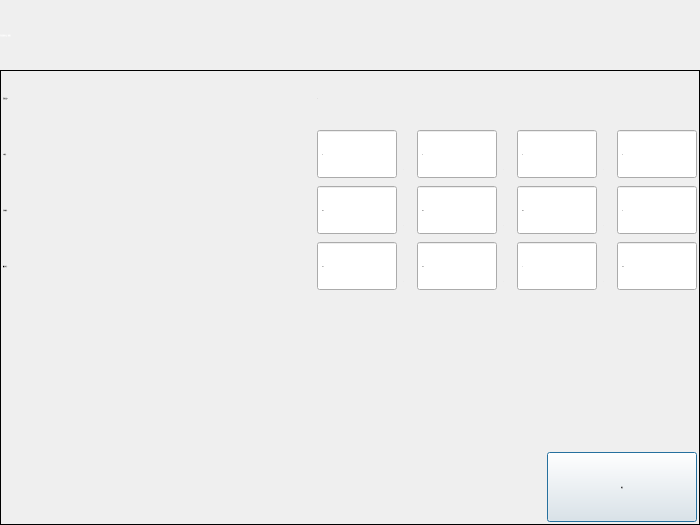
<?xml version="1.0" encoding="UTF-8"?>
<ui version="4.0">
 <class>xMessageBoxIP</class>
 <widget class="QDialog" name="xMessageBoxIP">
  <property name="geometry">
   <rect>
    <x>0</x>
    <y>0</y>
    <width>700</width>
    <height>525</height>
   </rect>
  </property>
  <property name="sizePolicy">
   <sizepolicy hsizetype="Expanding" vsizetype="Minimum">
    <horstretch>0</horstretch>
    <verstretch>0</verstretch>
   </sizepolicy>
  </property>
  <property name="minimumSize">
   <size>
    <width>700</width>
    <height>525</height>
   </size>
  </property>
  <property name="maximumSize">
   <size>
    <width>700</width>
    <height>525</height>
   </size>
  </property>
  <property name="font">
   <font>
    <family>微软雅黑</family>
    <pointsize>-1</pointsize>
    <weight>50</weight>
    <italic>false</italic>
    <bold>false</bold>
   </font>
  </property>
  <property name="windowTitle">
   <string notr="true">模态消息框</string>
  </property>
  <property name="windowOpacity">
   <double>1.000000000000000</double>
  </property>
  <property name="styleSheet">
   <string notr="true">font: 28px &quot;微软雅黑&quot;;</string>
  </property>
  <property name="modal">
   <bool>false</bool>
  </property>
  <layout class="QVBoxLayout" name="verticalLayoutDialog">
   <property name="spacing">
    <number>0</number>
   </property>
   <property name="sizeConstraint">
    <enum>QLayout::SetMinAndMaxSize</enum>
   </property>
   <property name="margin">
    <number>0</number>
   </property>
   <item>
    <widget class="QFrame" name="frameTitle">
     <property name="sizePolicy">
      <sizepolicy hsizetype="Preferred" vsizetype="Fixed">
       <horstretch>0</horstretch>
       <verstretch>0</verstretch>
      </sizepolicy>
     </property>
     <property name="minimumSize">
      <size>
       <width>0</width>
       <height>70</height>
      </size>
     </property>
     <property name="maximumSize">
      <size>
       <width>16777215</width>
       <height>70</height>
      </size>
     </property>
     <property name="font">
      <font>
       <family>微软雅黑</family>
       <pointsize>-1</pointsize>
       <weight>50</weight>
       <italic>false</italic>
       <bold>false</bold>
      </font>
     </property>
     <property name="styleSheet">
      <string notr="true">QFrame#frameTitle
{
	background-color: transparent;
	border-image: url(:/img/widget/DialogTitle.png) 0 12 0 12;
	border-left: 12px transparent;
	border-right: 12px transparent;
}
</string>
     </property>
     <property name="frameShape">
      <enum>QFrame::NoFrame</enum>
     </property>
     <property name="frameShadow">
      <enum>QFrame::Raised</enum>
     </property>
     <layout class="QHBoxLayout" name="horizontalLayoutTitle">
      <property name="spacing">
       <number>4</number>
      </property>
      <property name="sizeConstraint">
       <enum>QLayout::SetDefaultConstraint</enum>
      </property>
      <property name="margin">
       <number>0</number>
      </property>
      <item>
       <widget class="QLabel" name="labelTitle">
        <property name="sizePolicy">
         <sizepolicy hsizetype="Preferred" vsizetype="Fixed">
          <horstretch>0</horstretch>
          <verstretch>0</verstretch>
         </sizepolicy>
        </property>
        <property name="minimumSize">
         <size>
          <width>0</width>
          <height>70</height>
         </size>
        </property>
        <property name="maximumSize">
         <size>
          <width>16777215</width>
          <height>70</height>
         </size>
        </property>
        <property name="font">
         <font>
          <family>微软雅黑</family>
          <pointsize>-1</pointsize>
          <weight>50</weight>
          <italic>false</italic>
          <bold>false</bold>
         </font>
        </property>
        <property name="styleSheet">
         <string notr="true">QLabel#labelTitle
{
	color: white;
}</string>
        </property>
        <property name="frameShape">
         <enum>QFrame::NoFrame</enum>
        </property>
        <property name="text">
         <string notr="true">无法连接到主板，请重试</string>
        </property>
       </widget>
      </item>
     </layout>
    </widget>
   </item>
   <item>
    <widget class="QFrame" name="frameMainArea">
     <property name="sizePolicy">
      <sizepolicy hsizetype="Expanding" vsizetype="MinimumExpanding">
       <horstretch>0</horstretch>
       <verstretch>0</verstretch>
      </sizepolicy>
     </property>
     <property name="font">
      <font>
       <family>微软雅黑</family>
       <pointsize>-1</pointsize>
       <weight>50</weight>
       <italic>false</italic>
       <bold>false</bold>
      </font>
     </property>
     <property name="styleSheet">
      <string notr="true"/>
     </property>
     <property name="frameShape">
      <enum>QFrame::Panel</enum>
     </property>
     <property name="frameShadow">
      <enum>QFrame::Plain</enum>
     </property>
     <property name="IsMainArea" stdset="0">
      <bool>true</bool>
     </property>
     <layout class="QGridLayout" name="gridLayout">
      <property name="margin">
       <number>2</number>
      </property>
      <item row="0" column="0" colspan="2">
       <widget class="QLabel" name="labelCurIP">
        <property name="minimumSize">
         <size>
          <width>0</width>
          <height>50</height>
         </size>
        </property>
        <property name="maximumSize">
         <size>
          <width>16777215</width>
          <height>50</height>
         </size>
        </property>
        <property name="font">
         <font>
          <family>微软雅黑</family>
          <pointsize>-1</pointsize>
          <weight>50</weight>
          <italic>false</italic>
          <bold>false</bold>
         </font>
        </property>
        <property name="styleSheet">
         <string notr="true"/>
        </property>
        <property name="text">
         <string>当前主板IP:</string>
        </property>
       </widget>
      </item>
      <item row="0" column="2" colspan="2">
       <widget class="QLabel" name="labelCurrentIP">
        <property name="minimumSize">
         <size>
          <width>0</width>
          <height>50</height>
         </size>
        </property>
        <property name="maximumSize">
         <size>
          <width>16777215</width>
          <height>50</height>
         </size>
        </property>
        <property name="font">
         <font>
          <family>微软雅黑</family>
          <pointsize>-1</pointsize>
          <weight>50</weight>
          <italic>false</italic>
          <bold>false</bold>
         </font>
        </property>
        <property name="styleSheet">
         <string notr="true"/>
        </property>
        <property name="text">
         <string>...</string>
        </property>
       </widget>
      </item>
      <item row="1" column="0" colspan="2">
       <widget class="QLabel" name="labelIP">
        <property name="minimumSize">
         <size>
          <width>0</width>
          <height>50</height>
         </size>
        </property>
        <property name="maximumSize">
         <size>
          <width>16777215</width>
          <height>50</height>
         </size>
        </property>
        <property name="font">
         <font>
          <family>微软雅黑</family>
          <pointsize>-1</pointsize>
          <weight>50</weight>
          <italic>false</italic>
          <bold>false</bold>
         </font>
        </property>
        <property name="styleSheet">
         <string notr="true"/>
        </property>
        <property name="text">
         <string>IP地址：</string>
        </property>
       </widget>
      </item>
      <item row="3" column="2" rowspan="2" colspan="2">
       <layout class="QHBoxLayout" name="horizontalLayout_4">
        <item>
         <widget class="xSpinBox" name="BoxGateWay1">
          <property name="minimumSize">
           <size>
            <width>80</width>
            <height>50</height>
           </size>
          </property>
          <property name="maximumSize">
           <size>
            <width>80</width>
            <height>50</height>
           </size>
          </property>
          <property name="font">
           <font>
            <family>微软雅黑</family>
            <pointsize>-1</pointsize>
            <weight>50</weight>
            <italic>false</italic>
            <bold>false</bold>
           </font>
          </property>
          <property name="styleSheet">
           <string notr="true"/>
          </property>
          <property name="alignment">
           <set>Qt::AlignLeading|Qt::AlignLeft|Qt::AlignVCenter</set>
          </property>
          <property name="buttonSymbols">
           <enum>QAbstractSpinBox::NoButtons</enum>
          </property>
          <property name="maximum">
           <number>255</number>
          </property>
          <property name="value">
           <number>192</number>
          </property>
         </widget>
        </item>
        <item>
         <widget class="QLabel" name="label_10">
          <property name="minimumSize">
           <size>
            <width>8</width>
            <height>35</height>
           </size>
          </property>
          <property name="maximumSize">
           <size>
            <width>8</width>
            <height>35</height>
           </size>
          </property>
          <property name="font">
           <font>
            <family>微软雅黑</family>
            <pointsize>-1</pointsize>
            <weight>50</weight>
            <italic>false</italic>
            <bold>false</bold>
           </font>
          </property>
          <property name="text">
           <string>.</string>
          </property>
          <property name="alignment">
           <set>Qt::AlignBottom|Qt::AlignLeading|Qt::AlignLeft</set>
          </property>
         </widget>
        </item>
        <item>
         <widget class="xSpinBox" name="BoxGateWay2">
          <property name="minimumSize">
           <size>
            <width>80</width>
            <height>50</height>
           </size>
          </property>
          <property name="maximumSize">
           <size>
            <width>80</width>
            <height>50</height>
           </size>
          </property>
          <property name="font">
           <font>
            <family>微软雅黑</family>
            <pointsize>-1</pointsize>
            <weight>50</weight>
            <italic>false</italic>
            <bold>false</bold>
           </font>
          </property>
          <property name="styleSheet">
           <string notr="true"/>
          </property>
          <property name="alignment">
           <set>Qt::AlignLeading|Qt::AlignLeft|Qt::AlignVCenter</set>
          </property>
          <property name="buttonSymbols">
           <enum>QAbstractSpinBox::NoButtons</enum>
          </property>
          <property name="maximum">
           <number>255</number>
          </property>
          <property name="value">
           <number>168</number>
          </property>
         </widget>
        </item>
        <item>
         <widget class="QLabel" name="label_11">
          <property name="minimumSize">
           <size>
            <width>8</width>
            <height>35</height>
           </size>
          </property>
          <property name="maximumSize">
           <size>
            <width>8</width>
            <height>35</height>
           </size>
          </property>
          <property name="font">
           <font>
            <family>微软雅黑</family>
            <pointsize>-1</pointsize>
            <weight>50</weight>
            <italic>false</italic>
            <bold>false</bold>
           </font>
          </property>
          <property name="text">
           <string>.</string>
          </property>
          <property name="alignment">
           <set>Qt::AlignBottom|Qt::AlignLeading|Qt::AlignLeft</set>
          </property>
         </widget>
        </item>
        <item>
         <widget class="xSpinBox" name="BoxGateWay3">
          <property name="minimumSize">
           <size>
            <width>80</width>
            <height>50</height>
           </size>
          </property>
          <property name="maximumSize">
           <size>
            <width>80</width>
            <height>50</height>
           </size>
          </property>
          <property name="font">
           <font>
            <family>微软雅黑</family>
            <pointsize>-1</pointsize>
            <weight>50</weight>
            <italic>false</italic>
            <bold>false</bold>
           </font>
          </property>
          <property name="styleSheet">
           <string notr="true"/>
          </property>
          <property name="alignment">
           <set>Qt::AlignLeading|Qt::AlignLeft|Qt::AlignVCenter</set>
          </property>
          <property name="buttonSymbols">
           <enum>QAbstractSpinBox::NoButtons</enum>
          </property>
          <property name="maximum">
           <number>255</number>
          </property>
          <property name="value">
           <number>1</number>
          </property>
         </widget>
        </item>
        <item>
         <widget class="QLabel" name="label_12">
          <property name="minimumSize">
           <size>
            <width>8</width>
            <height>35</height>
           </size>
          </property>
          <property name="maximumSize">
           <size>
            <width>8</width>
            <height>35</height>
           </size>
          </property>
          <property name="font">
           <font>
            <family>微软雅黑</family>
            <pointsize>-1</pointsize>
            <weight>50</weight>
            <italic>false</italic>
            <bold>false</bold>
           </font>
          </property>
          <property name="text">
           <string>.</string>
          </property>
          <property name="alignment">
           <set>Qt::AlignBottom|Qt::AlignLeading|Qt::AlignLeft</set>
          </property>
         </widget>
        </item>
        <item>
         <widget class="xSpinBox" name="BoxGateWay4">
          <property name="minimumSize">
           <size>
            <width>80</width>
            <height>50</height>
           </size>
          </property>
          <property name="maximumSize">
           <size>
            <width>80</width>
            <height>50</height>
           </size>
          </property>
          <property name="font">
           <font>
            <family>微软雅黑</family>
            <pointsize>-1</pointsize>
            <weight>50</weight>
            <italic>false</italic>
            <bold>false</bold>
           </font>
          </property>
          <property name="styleSheet">
           <string notr="true"/>
          </property>
          <property name="alignment">
           <set>Qt::AlignLeading|Qt::AlignLeft|Qt::AlignVCenter</set>
          </property>
          <property name="buttonSymbols">
           <enum>QAbstractSpinBox::NoButtons</enum>
          </property>
          <property name="maximum">
           <number>255</number>
          </property>
          <property name="value">
           <number>148</number>
          </property>
         </widget>
        </item>
       </layout>
      </item>
      <item row="4" column="1">
       <widget class="QLabel" name="labelWarning">
        <property name="styleSheet">
         <string notr="true">color: rgb(255, 0, 0);</string>
        </property>
        <property name="text">
         <string/>
        </property>
       </widget>
      </item>
      <item row="6" column="3">
       <widget class="QPushButton" name="BtnRetry">
        <property name="minimumSize">
         <size>
          <width>150</width>
          <height>70</height>
         </size>
        </property>
        <property name="maximumSize">
         <size>
          <width>150</width>
          <height>70</height>
         </size>
        </property>
        <property name="font">
         <font>
          <family>微软雅黑</family>
          <pointsize>-1</pointsize>
          <weight>50</weight>
          <italic>false</italic>
          <bold>false</bold>
         </font>
        </property>
        <property name="styleSheet">
         <string notr="true"/>
        </property>
        <property name="text">
         <string>重试</string>
        </property>
       </widget>
      </item>
      <item row="6" column="0" colspan="3">
       <spacer name="horizontalSpacer">
        <property name="orientation">
         <enum>Qt::Horizontal</enum>
        </property>
        <property name="sizeHint" stdset="0">
         <size>
          <width>453</width>
          <height>57</height>
         </size>
        </property>
       </spacer>
      </item>
      <item row="1" column="2" colspan="2">
       <layout class="QHBoxLayout" name="horizontalLayout_2">
        <item>
         <widget class="xSpinBox" name="BoxIP1">
          <property name="minimumSize">
           <size>
            <width>80</width>
            <height>50</height>
           </size>
          </property>
          <property name="maximumSize">
           <size>
            <width>80</width>
            <height>50</height>
           </size>
          </property>
          <property name="font">
           <font>
            <family>微软雅黑</family>
            <pointsize>-1</pointsize>
            <weight>50</weight>
            <italic>false</italic>
            <bold>false</bold>
           </font>
          </property>
          <property name="styleSheet">
           <string notr="true"/>
          </property>
          <property name="alignment">
           <set>Qt::AlignLeading|Qt::AlignLeft|Qt::AlignVCenter</set>
          </property>
          <property name="buttonSymbols">
           <enum>QAbstractSpinBox::NoButtons</enum>
          </property>
          <property name="maximum">
           <number>255</number>
          </property>
          <property name="value">
           <number>0</number>
          </property>
         </widget>
        </item>
        <item>
         <widget class="QLabel" name="label_4">
          <property name="minimumSize">
           <size>
            <width>8</width>
            <height>35</height>
           </size>
          </property>
          <property name="maximumSize">
           <size>
            <width>8</width>
            <height>35</height>
           </size>
          </property>
          <property name="font">
           <font>
            <family>微软雅黑</family>
            <pointsize>-1</pointsize>
            <weight>50</weight>
            <italic>false</italic>
            <bold>false</bold>
           </font>
          </property>
          <property name="text">
           <string>.</string>
          </property>
          <property name="alignment">
           <set>Qt::AlignBottom|Qt::AlignLeading|Qt::AlignLeft</set>
          </property>
         </widget>
        </item>
        <item>
         <widget class="xSpinBox" name="BoxIP2">
          <property name="minimumSize">
           <size>
            <width>80</width>
            <height>50</height>
           </size>
          </property>
          <property name="maximumSize">
           <size>
            <width>80</width>
            <height>50</height>
           </size>
          </property>
          <property name="font">
           <font>
            <family>微软雅黑</family>
            <pointsize>-1</pointsize>
            <weight>50</weight>
            <italic>false</italic>
            <bold>false</bold>
           </font>
          </property>
          <property name="styleSheet">
           <string notr="true"/>
          </property>
          <property name="alignment">
           <set>Qt::AlignLeading|Qt::AlignLeft|Qt::AlignVCenter</set>
          </property>
          <property name="buttonSymbols">
           <enum>QAbstractSpinBox::NoButtons</enum>
          </property>
          <property name="maximum">
           <number>255</number>
          </property>
          <property name="value">
           <number>0</number>
          </property>
         </widget>
        </item>
        <item>
         <widget class="QLabel" name="label_5">
          <property name="minimumSize">
           <size>
            <width>8</width>
            <height>35</height>
           </size>
          </property>
          <property name="maximumSize">
           <size>
            <width>8</width>
            <height>35</height>
           </size>
          </property>
          <property name="font">
           <font>
            <family>微软雅黑</family>
            <pointsize>-1</pointsize>
            <weight>50</weight>
            <italic>false</italic>
            <bold>false</bold>
           </font>
          </property>
          <property name="text">
           <string>.</string>
          </property>
          <property name="alignment">
           <set>Qt::AlignBottom|Qt::AlignLeading|Qt::AlignLeft</set>
          </property>
         </widget>
        </item>
        <item>
         <widget class="xSpinBox" name="BoxIP3">
          <property name="minimumSize">
           <size>
            <width>80</width>
            <height>50</height>
           </size>
          </property>
          <property name="maximumSize">
           <size>
            <width>80</width>
            <height>50</height>
           </size>
          </property>
          <property name="font">
           <font>
            <family>微软雅黑</family>
            <pointsize>-1</pointsize>
            <weight>50</weight>
            <italic>false</italic>
            <bold>false</bold>
           </font>
          </property>
          <property name="styleSheet">
           <string notr="true"/>
          </property>
          <property name="alignment">
           <set>Qt::AlignLeading|Qt::AlignLeft|Qt::AlignVCenter</set>
          </property>
          <property name="buttonSymbols">
           <enum>QAbstractSpinBox::NoButtons</enum>
          </property>
          <property name="maximum">
           <number>255</number>
          </property>
          <property name="value">
           <number>0</number>
          </property>
         </widget>
        </item>
        <item>
         <widget class="QLabel" name="label_6">
          <property name="minimumSize">
           <size>
            <width>8</width>
            <height>35</height>
           </size>
          </property>
          <property name="maximumSize">
           <size>
            <width>8</width>
            <height>35</height>
           </size>
          </property>
          <property name="font">
           <font>
            <family>微软雅黑</family>
            <pointsize>-1</pointsize>
            <weight>50</weight>
            <italic>false</italic>
            <bold>false</bold>
           </font>
          </property>
          <property name="text">
           <string>.</string>
          </property>
          <property name="alignment">
           <set>Qt::AlignBottom|Qt::AlignLeading|Qt::AlignLeft</set>
          </property>
         </widget>
        </item>
        <item>
         <widget class="xSpinBox" name="BoxIP4">
          <property name="minimumSize">
           <size>
            <width>80</width>
            <height>50</height>
           </size>
          </property>
          <property name="maximumSize">
           <size>
            <width>80</width>
            <height>50</height>
           </size>
          </property>
          <property name="font">
           <font>
            <family>微软雅黑</family>
            <pointsize>-1</pointsize>
            <weight>50</weight>
            <italic>false</italic>
            <bold>false</bold>
           </font>
          </property>
          <property name="styleSheet">
           <string notr="true"/>
          </property>
          <property name="alignment">
           <set>Qt::AlignLeading|Qt::AlignLeft|Qt::AlignVCenter</set>
          </property>
          <property name="buttonSymbols">
           <enum>QAbstractSpinBox::NoButtons</enum>
          </property>
          <property name="maximum">
           <number>255</number>
          </property>
          <property name="value">
           <number>0</number>
          </property>
         </widget>
        </item>
       </layout>
      </item>
      <item row="2" column="0" colspan="2">
       <widget class="QLabel" name="labelSubMask">
        <property name="minimumSize">
         <size>
          <width>0</width>
          <height>50</height>
         </size>
        </property>
        <property name="maximumSize">
         <size>
          <width>16777215</width>
          <height>50</height>
         </size>
        </property>
        <property name="font">
         <font>
          <family>微软雅黑</family>
          <pointsize>-1</pointsize>
          <weight>50</weight>
          <italic>false</italic>
          <bold>false</bold>
         </font>
        </property>
        <property name="styleSheet">
         <string notr="true"/>
        </property>
        <property name="text">
         <string>子网掩码：</string>
        </property>
       </widget>
      </item>
      <item row="2" column="2" colspan="2">
       <layout class="QHBoxLayout" name="horizontalLayout_3">
        <item>
         <widget class="xSpinBox" name="BoxSubMask1">
          <property name="minimumSize">
           <size>
            <width>80</width>
            <height>50</height>
           </size>
          </property>
          <property name="maximumSize">
           <size>
            <width>80</width>
            <height>50</height>
           </size>
          </property>
          <property name="font">
           <font>
            <family>微软雅黑</family>
            <pointsize>-1</pointsize>
            <weight>50</weight>
            <italic>false</italic>
            <bold>false</bold>
           </font>
          </property>
          <property name="styleSheet">
           <string notr="true"/>
          </property>
          <property name="alignment">
           <set>Qt::AlignLeading|Qt::AlignLeft|Qt::AlignVCenter</set>
          </property>
          <property name="buttonSymbols">
           <enum>QAbstractSpinBox::NoButtons</enum>
          </property>
          <property name="maximum">
           <number>255</number>
          </property>
          <property name="value">
           <number>255</number>
          </property>
         </widget>
        </item>
        <item>
         <widget class="QLabel" name="label_7">
          <property name="minimumSize">
           <size>
            <width>8</width>
            <height>35</height>
           </size>
          </property>
          <property name="maximumSize">
           <size>
            <width>8</width>
            <height>35</height>
           </size>
          </property>
          <property name="font">
           <font>
            <family>微软雅黑</family>
            <pointsize>-1</pointsize>
            <weight>50</weight>
            <italic>false</italic>
            <bold>false</bold>
           </font>
          </property>
          <property name="text">
           <string>.</string>
          </property>
          <property name="alignment">
           <set>Qt::AlignBottom|Qt::AlignLeading|Qt::AlignLeft</set>
          </property>
         </widget>
        </item>
        <item>
         <widget class="xSpinBox" name="BoxSubMask2">
          <property name="minimumSize">
           <size>
            <width>80</width>
            <height>50</height>
           </size>
          </property>
          <property name="maximumSize">
           <size>
            <width>80</width>
            <height>50</height>
           </size>
          </property>
          <property name="font">
           <font>
            <family>微软雅黑</family>
            <pointsize>-1</pointsize>
            <weight>50</weight>
            <italic>false</italic>
            <bold>false</bold>
           </font>
          </property>
          <property name="styleSheet">
           <string notr="true"/>
          </property>
          <property name="alignment">
           <set>Qt::AlignLeading|Qt::AlignLeft|Qt::AlignVCenter</set>
          </property>
          <property name="buttonSymbols">
           <enum>QAbstractSpinBox::NoButtons</enum>
          </property>
          <property name="maximum">
           <number>255</number>
          </property>
          <property name="value">
           <number>255</number>
          </property>
         </widget>
        </item>
        <item>
         <widget class="QLabel" name="label_8">
          <property name="minimumSize">
           <size>
            <width>8</width>
            <height>35</height>
           </size>
          </property>
          <property name="maximumSize">
           <size>
            <width>8</width>
            <height>35</height>
           </size>
          </property>
          <property name="font">
           <font>
            <family>微软雅黑</family>
            <pointsize>-1</pointsize>
            <weight>50</weight>
            <italic>false</italic>
            <bold>false</bold>
           </font>
          </property>
          <property name="text">
           <string>.</string>
          </property>
          <property name="alignment">
           <set>Qt::AlignBottom|Qt::AlignLeading|Qt::AlignLeft</set>
          </property>
         </widget>
        </item>
        <item>
         <widget class="xSpinBox" name="BoxSubMask3">
          <property name="minimumSize">
           <size>
            <width>80</width>
            <height>50</height>
           </size>
          </property>
          <property name="maximumSize">
           <size>
            <width>80</width>
            <height>50</height>
           </size>
          </property>
          <property name="font">
           <font>
            <family>微软雅黑</family>
            <pointsize>-1</pointsize>
            <weight>50</weight>
            <italic>false</italic>
            <bold>false</bold>
           </font>
          </property>
          <property name="styleSheet">
           <string notr="true"/>
          </property>
          <property name="alignment">
           <set>Qt::AlignLeading|Qt::AlignLeft|Qt::AlignVCenter</set>
          </property>
          <property name="buttonSymbols">
           <enum>QAbstractSpinBox::NoButtons</enum>
          </property>
          <property name="maximum">
           <number>255</number>
          </property>
          <property name="value">
           <number>255</number>
          </property>
         </widget>
        </item>
        <item>
         <widget class="QLabel" name="label_9">
          <property name="minimumSize">
           <size>
            <width>8</width>
            <height>35</height>
           </size>
          </property>
          <property name="maximumSize">
           <size>
            <width>8</width>
            <height>35</height>
           </size>
          </property>
          <property name="font">
           <font>
            <family>微软雅黑</family>
            <pointsize>-1</pointsize>
            <weight>50</weight>
            <italic>false</italic>
            <bold>false</bold>
           </font>
          </property>
          <property name="text">
           <string>.</string>
          </property>
          <property name="alignment">
           <set>Qt::AlignBottom|Qt::AlignLeading|Qt::AlignLeft</set>
          </property>
         </widget>
        </item>
        <item>
         <widget class="xSpinBox" name="BoxSubMask4">
          <property name="minimumSize">
           <size>
            <width>80</width>
            <height>50</height>
           </size>
          </property>
          <property name="maximumSize">
           <size>
            <width>80</width>
            <height>50</height>
           </size>
          </property>
          <property name="font">
           <font>
            <family>微软雅黑</family>
            <pointsize>-1</pointsize>
            <weight>50</weight>
            <italic>false</italic>
            <bold>false</bold>
           </font>
          </property>
          <property name="styleSheet">
           <string notr="true"/>
          </property>
          <property name="alignment">
           <set>Qt::AlignLeading|Qt::AlignLeft|Qt::AlignVCenter</set>
          </property>
          <property name="buttonSymbols">
           <enum>QAbstractSpinBox::NoButtons</enum>
          </property>
          <property name="maximum">
           <number>255</number>
          </property>
         </widget>
        </item>
       </layout>
      </item>
      <item row="3" column="0" rowspan="2" colspan="2">
       <widget class="QLabel" name="labelGateWay">
        <property name="minimumSize">
         <size>
          <width>0</width>
          <height>50</height>
         </size>
        </property>
        <property name="maximumSize">
         <size>
          <width>16777215</width>
          <height>50</height>
         </size>
        </property>
        <property name="font">
         <font>
          <family>微软雅黑</family>
          <pointsize>-1</pointsize>
          <weight>50</weight>
          <italic>false</italic>
          <bold>false</bold>
         </font>
        </property>
        <property name="styleSheet">
         <string notr="true"/>
        </property>
        <property name="text">
         <string>默认网关：</string>
        </property>
       </widget>
      </item>
      <item row="5" column="0" colspan="4">
       <spacer name="verticalSpacer">
        <property name="orientation">
         <enum>Qt::Vertical</enum>
        </property>
        <property name="sizeHint" stdset="0">
         <size>
          <width>20</width>
          <height>40</height>
         </size>
        </property>
       </spacer>
      </item>
     </layout>
    </widget>
   </item>
  </layout>
 </widget>
 <customwidgets>
  <customwidget>
   <class>xSpinBox</class>
   <extends>QSpinBox</extends>
   <header>xspinbox.h</header>
   <slots>
    <signal>clicked()</signal>
   </slots>
  </customwidget>
 </customwidgets>
 <resources/>
 <connections>
  <connection>
   <sender>BtnRetry</sender>
   <signal>clicked()</signal>
   <receiver>xMessageBoxIP</receiver>
   <slot>BtnClicked()</slot>
   <hints>
    <hint type="sourcelabel">
     <x>398</x>
     <y>298</y>
    </hint>
    <hint type="destinationlabel">
     <x>244</x>
     <y>169</y>
    </hint>
   </hints>
  </connection>
  <connection>
   <sender>BoxGateWay1</sender>
   <signal>clicked()</signal>
   <receiver>xMessageBoxIP</receiver>
   <slot>inputGateWay1()</slot>
   <hints>
    <hint type="sourcelabel">
     <x>180</x>
     <y>236</y>
    </hint>
    <hint type="destinationlabel">
     <x>244</x>
     <y>169</y>
    </hint>
   </hints>
  </connection>
  <connection>
   <sender>BoxGateWay2</sender>
   <signal>clicked()</signal>
   <receiver>xMessageBoxIP</receiver>
   <slot>inputGateWay2()</slot>
   <hints>
    <hint type="sourcelabel">
     <x>260</x>
     <y>236</y>
    </hint>
    <hint type="destinationlabel">
     <x>244</x>
     <y>169</y>
    </hint>
   </hints>
  </connection>
  <connection>
   <sender>BoxGateWay3</sender>
   <signal>clicked()</signal>
   <receiver>xMessageBoxIP</receiver>
   <slot>inputGateWay3()</slot>
   <hints>
    <hint type="sourcelabel">
     <x>340</x>
     <y>236</y>
    </hint>
    <hint type="destinationlabel">
     <x>244</x>
     <y>169</y>
    </hint>
   </hints>
  </connection>
  <connection>
   <sender>BoxGateWay4</sender>
   <signal>clicked()</signal>
   <receiver>xMessageBoxIP</receiver>
   <slot>inputGateWay4()</slot>
   <hints>
    <hint type="sourcelabel">
     <x>420</x>
     <y>236</y>
    </hint>
    <hint type="destinationlabel">
     <x>244</x>
     <y>169</y>
    </hint>
   </hints>
  </connection>
  <connection>
   <sender>BoxIP1</sender>
   <signal>clicked()</signal>
   <receiver>xMessageBoxIP</receiver>
   <slot>inputIP1()</slot>
   <hints>
    <hint type="sourcelabel">
     <x>180</x>
     <y>136</y>
    </hint>
    <hint type="destinationlabel">
     <x>244</x>
     <y>169</y>
    </hint>
   </hints>
  </connection>
  <connection>
   <sender>BoxIP2</sender>
   <signal>clicked()</signal>
   <receiver>xMessageBoxIP</receiver>
   <slot>inputIP2()</slot>
   <hints>
    <hint type="sourcelabel">
     <x>260</x>
     <y>136</y>
    </hint>
    <hint type="destinationlabel">
     <x>244</x>
     <y>169</y>
    </hint>
   </hints>
  </connection>
  <connection>
   <sender>BoxIP3</sender>
   <signal>clicked()</signal>
   <receiver>xMessageBoxIP</receiver>
   <slot>inputIP3()</slot>
   <hints>
    <hint type="sourcelabel">
     <x>340</x>
     <y>136</y>
    </hint>
    <hint type="destinationlabel">
     <x>244</x>
     <y>169</y>
    </hint>
   </hints>
  </connection>
  <connection>
   <sender>BoxIP4</sender>
   <signal>clicked()</signal>
   <receiver>xMessageBoxIP</receiver>
   <slot>inputIP4()</slot>
   <hints>
    <hint type="sourcelabel">
     <x>420</x>
     <y>136</y>
    </hint>
    <hint type="destinationlabel">
     <x>244</x>
     <y>169</y>
    </hint>
   </hints>
  </connection>
  <connection>
   <sender>BoxSubMask1</sender>
   <signal>clicked()</signal>
   <receiver>xMessageBoxIP</receiver>
   <slot>inputSubMask1()</slot>
   <hints>
    <hint type="sourcelabel">
     <x>180</x>
     <y>186</y>
    </hint>
    <hint type="destinationlabel">
     <x>244</x>
     <y>169</y>
    </hint>
   </hints>
  </connection>
  <connection>
   <sender>BoxSubMask2</sender>
   <signal>clicked()</signal>
   <receiver>xMessageBoxIP</receiver>
   <slot>inputSubMask2()</slot>
   <hints>
    <hint type="sourcelabel">
     <x>260</x>
     <y>186</y>
    </hint>
    <hint type="destinationlabel">
     <x>244</x>
     <y>169</y>
    </hint>
   </hints>
  </connection>
  <connection>
   <sender>BoxSubMask3</sender>
   <signal>clicked()</signal>
   <receiver>xMessageBoxIP</receiver>
   <slot>inputSubMask3()</slot>
   <hints>
    <hint type="sourcelabel">
     <x>340</x>
     <y>186</y>
    </hint>
    <hint type="destinationlabel">
     <x>244</x>
     <y>169</y>
    </hint>
   </hints>
  </connection>
  <connection>
   <sender>BoxSubMask4</sender>
   <signal>clicked()</signal>
   <receiver>xMessageBoxIP</receiver>
   <slot>inputSubMask4()</slot>
   <hints>
    <hint type="sourcelabel">
     <x>420</x>
     <y>186</y>
    </hint>
    <hint type="destinationlabel">
     <x>244</x>
     <y>169</y>
    </hint>
   </hints>
  </connection>
 </connections>
 <slots>
  <slot>BtnClicked()</slot>
  <slot>inputIP1()</slot>
  <slot>inputIP2()</slot>
  <slot>inputIP3()</slot>
  <slot>inputIP4()</slot>
  <slot>inputSubMask1()</slot>
  <slot>inputSubMask2()</slot>
  <slot>inputSubMask3()</slot>
  <slot>inputSubMask4()</slot>
  <slot>inputGateWay1()</slot>
  <slot>inputGateWay2()</slot>
  <slot>inputGateWay3()</slot>
  <slot>inputGateWay4()</slot>
 </slots>
</ui>
